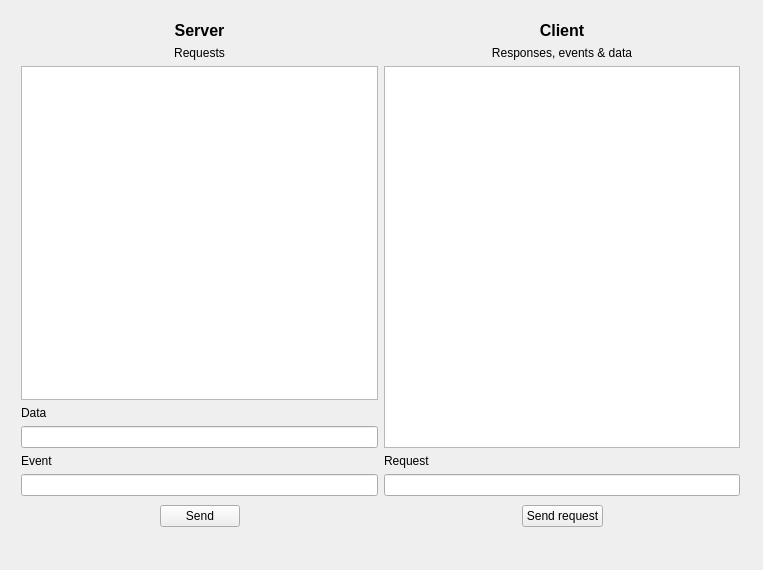
<?xml version="1.0" encoding="UTF-8"?>
<ui version="4.0">
 <class>MainWindow</class>
 <widget class="QMainWindow" name="MainWindow">
  <property name="geometry">
   <rect>
    <x>0</x>
    <y>0</y>
    <width>763</width>
    <height>570</height>
   </rect>
  </property>
  <property name="windowTitle">
   <string>MainWindow</string>
  </property>
  <widget class="QWidget" name="centralWidget">
   <widget class="QWidget" name="layoutWidget">
    <property name="geometry">
     <rect>
      <x>10</x>
      <y>10</y>
      <width>741</width>
      <height>531</height>
     </rect>
    </property>
    <layout class="QHBoxLayout" name="CommonlLayout">
     <item>
      <layout class="QVBoxLayout" name="ServerLayout">
       <item>
        <widget class="QLabel" name="ServerLabel">
         <property name="font">
          <font>
           <pointsize>12</pointsize>
           <weight>75</weight>
           <bold>true</bold>
          </font>
         </property>
         <property name="text">
          <string>Server</string>
         </property>
         <property name="alignment">
          <set>Qt::AlignCenter</set>
         </property>
        </widget>
       </item>
       <item>
        <widget class="QLabel" name="RequestsLabel">
         <property name="text">
          <string>Requests</string>
         </property>
         <property name="alignment">
          <set>Qt::AlignCenter</set>
         </property>
        </widget>
       </item>
       <item>
        <widget class="QListWidget" name="RequestsList"/>
       </item>
       <item>
        <widget class="QLabel" name="DataLabel">
         <property name="text">
          <string>Data</string>
         </property>
        </widget>
       </item>
       <item>
        <widget class="QLineEdit" name="DataInput"/>
       </item>
       <item>
        <widget class="QLabel" name="EventLabel">
         <property name="text">
          <string>Event</string>
         </property>
        </widget>
       </item>
       <item>
        <widget class="QLineEdit" name="EventInput"/>
       </item>
       <item>
        <layout class="QHBoxLayout" name="SendFromServerlLayout">
         <item>
          <spacer name="SendFromServerLeftSpacer">
           <property name="orientation">
            <enum>Qt::Horizontal</enum>
           </property>
           <property name="sizeHint" stdset="0">
            <size>
             <width>68</width>
             <height>28</height>
            </size>
           </property>
          </spacer>
         </item>
         <item>
          <widget class="QPushButton" name="SendFromServerButton">
           <property name="text">
            <string>Send</string>
           </property>
          </widget>
         </item>
         <item>
          <spacer name="SendFromServerRightSpacer">
           <property name="orientation">
            <enum>Qt::Horizontal</enum>
           </property>
           <property name="sizeHint" stdset="0">
            <size>
             <width>68</width>
             <height>28</height>
            </size>
           </property>
          </spacer>
         </item>
        </layout>
       </item>
      </layout>
     </item>
     <item>
      <layout class="QVBoxLayout" name="ClientLayout">
       <item>
        <widget class="QLabel" name="ClientLabel">
         <property name="font">
          <font>
           <pointsize>12</pointsize>
           <weight>75</weight>
           <bold>true</bold>
          </font>
         </property>
         <property name="text">
          <string>Client</string>
         </property>
         <property name="alignment">
          <set>Qt::AlignCenter</set>
         </property>
        </widget>
       </item>
       <item>
        <widget class="QLabel" name="ResponsesEventsDataLabel">
         <property name="text">
          <string>Responses, events &amp; data</string>
         </property>
         <property name="alignment">
          <set>Qt::AlignCenter</set>
         </property>
        </widget>
       </item>
       <item>
        <widget class="QListWidget" name="ResponsesEventsDataList"/>
       </item>
       <item>
        <widget class="QLabel" name="RequestLabel">
         <property name="text">
          <string>Request</string>
         </property>
        </widget>
       </item>
       <item>
        <widget class="QLineEdit" name="RequestInput"/>
       </item>
       <item>
        <layout class="QHBoxLayout" name="SendRequestButtonLayout">
         <item>
          <spacer name="SendRequestButtonLeftSpacer">
           <property name="orientation">
            <enum>Qt::Horizontal</enum>
           </property>
           <property name="sizeHint" stdset="0">
            <size>
             <width>78</width>
             <height>28</height>
            </size>
           </property>
          </spacer>
         </item>
         <item>
          <widget class="QPushButton" name="SendRequestButton">
           <property name="text">
            <string>Send request</string>
           </property>
          </widget>
         </item>
         <item>
          <spacer name="SendRequestButtonRightSpacer">
           <property name="orientation">
            <enum>Qt::Horizontal</enum>
           </property>
           <property name="sizeHint" stdset="0">
            <size>
             <width>78</width>
             <height>28</height>
            </size>
           </property>
          </spacer>
         </item>
        </layout>
       </item>
      </layout>
     </item>
    </layout>
   </widget>
  </widget>
  <widget class="QMenuBar" name="menuBar">
   <property name="geometry">
    <rect>
     <x>0</x>
     <y>0</y>
     <width>763</width>
     <height>18</height>
    </rect>
   </property>
  </widget>
 </widget>
 <layoutdefault spacing="6" margin="11"/>
 <resources/>
 <connections/>
</ui>
